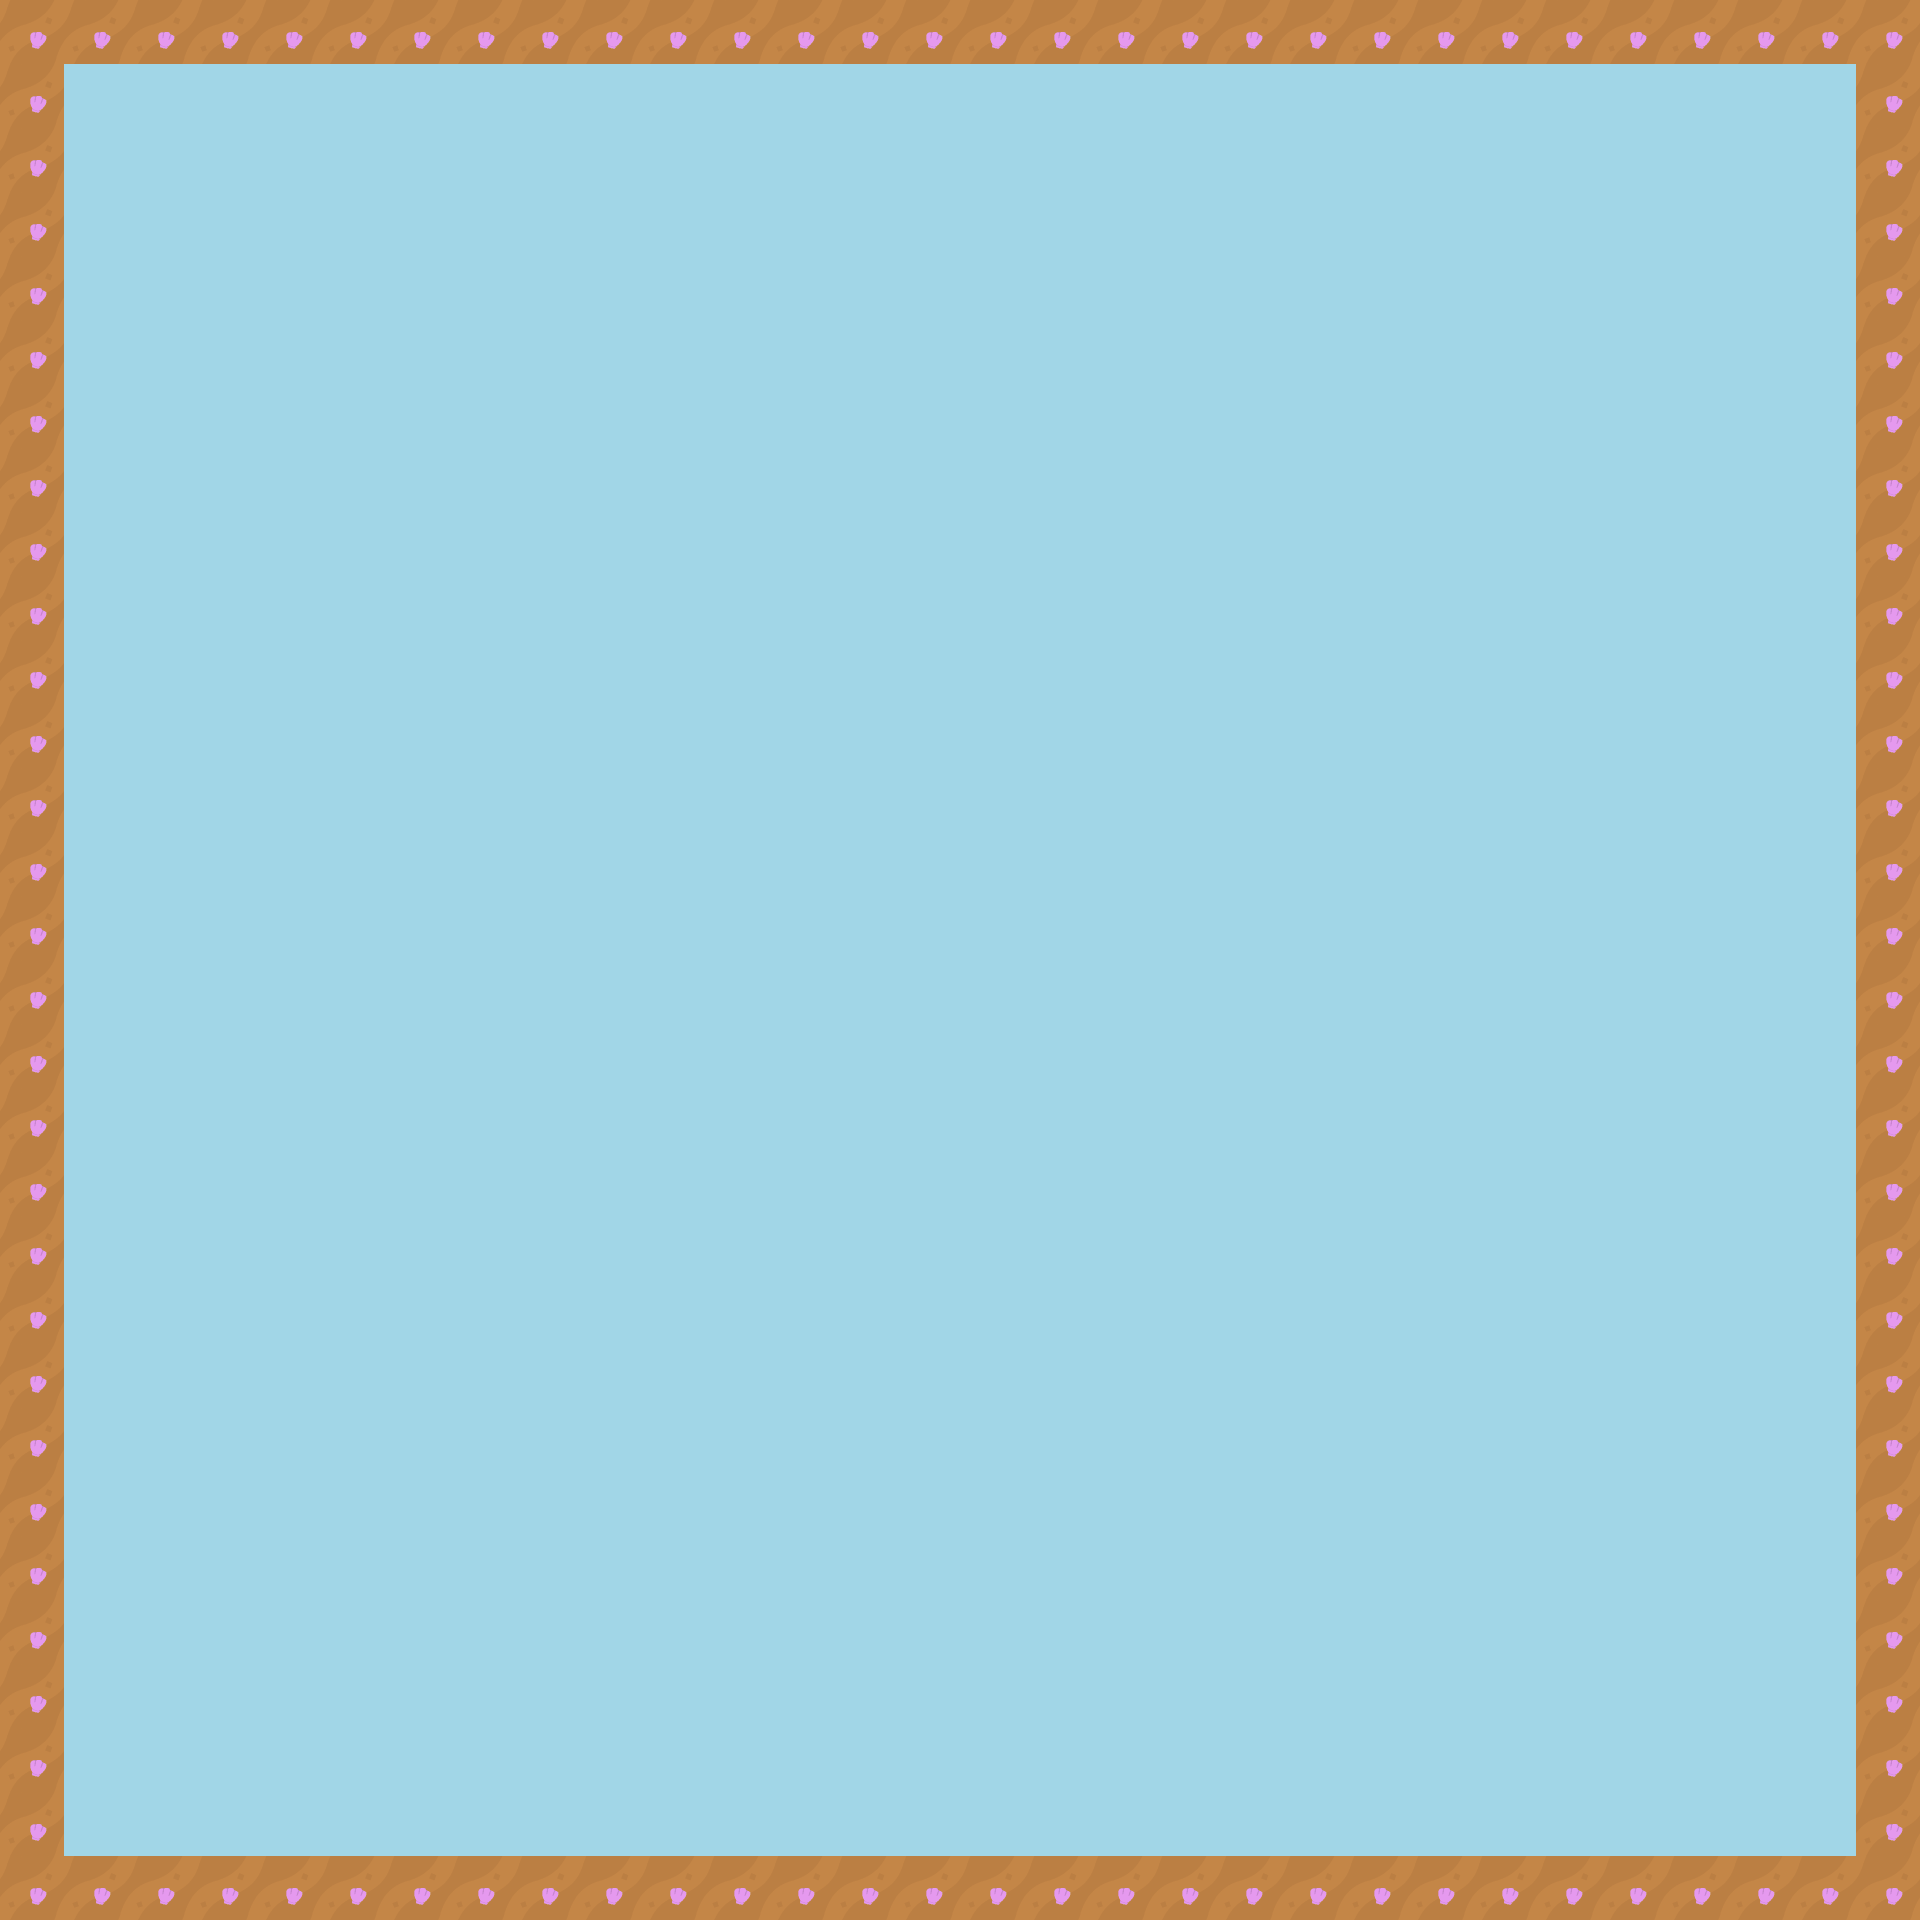

Rendered tile map (Tiled .tmx) drawn with the repository's tilesets; below, a short description and the map source with its tile grids summarised:
An orthogonal 30x30 tile map with 64x64 px tiles, 2 tile layers (sea, collision).

<map version="1.10" tiledversion="1.10.1" orientation="orthogonal" renderorder="right-down" width="30" height="30" tilewidth="64" tileheight="64" infinite="0" nextlayerid="3" nextobjectid="1">
 <tileset firstgid="1" source="spritesheet (1).tsx" />
 <layer id="1" name="sea" width="30" height="30">
  <data>[900 cells, 900 non-empty, 3 distinct tile ids]</data>
 </layer>
 <layer id="2" name="collision" width="30" height="30">
  <data>[900 cells, 116 non-empty, 1 distinct tile ids]</data>
 </layer>
</map>
